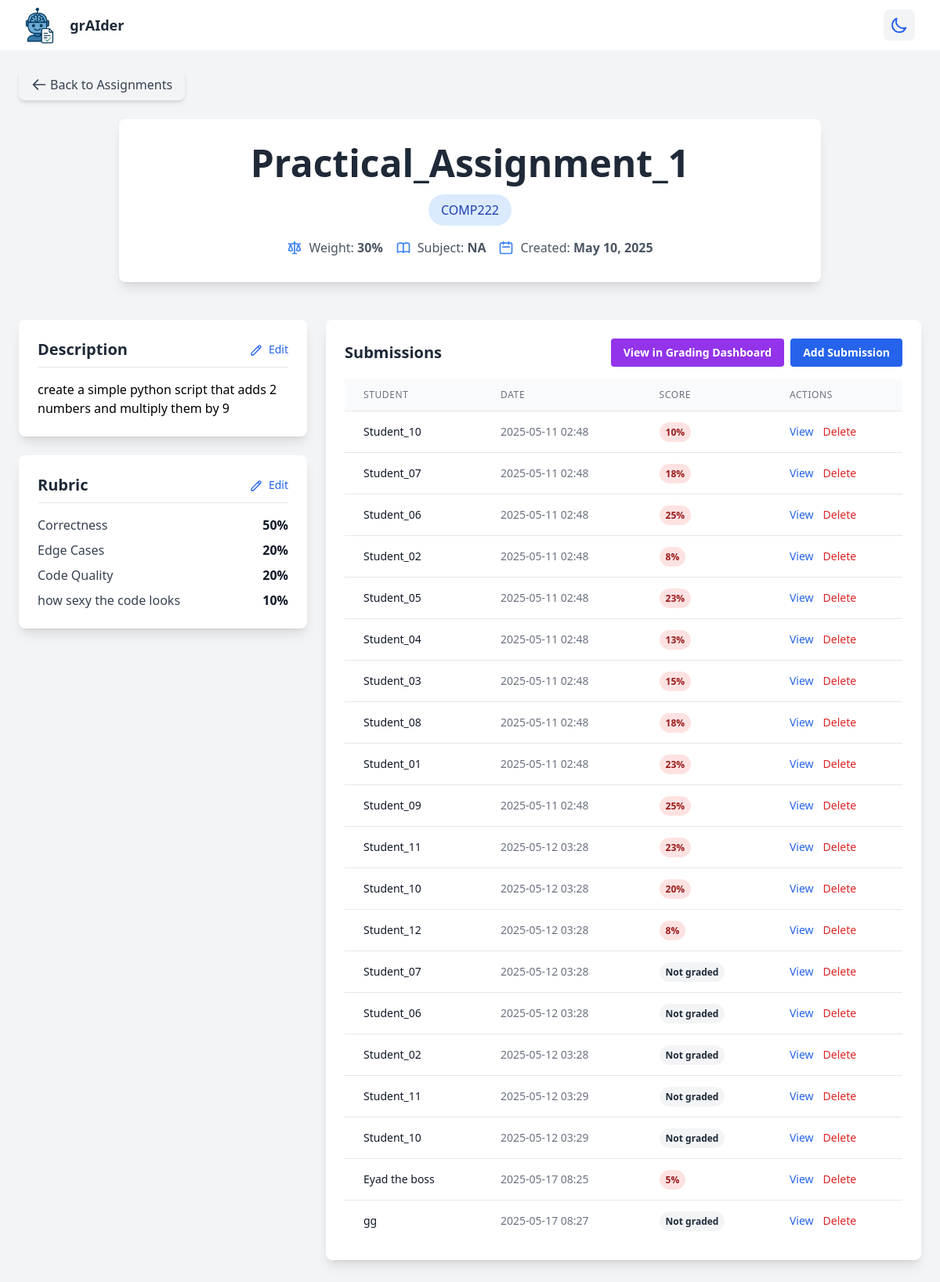
/assignment/1, run on the app's committed database.
### app.py (models this page shows, shortened)
class Assignment(db.Model):
    id = db.Column(db.Integer, primary_key=True)
    name = db.Column(db.String(100), nullable=False)
    description = db.Column(db.Text, nullable=False)
    course = db.Column(db.String(100))
    weight = db.Column(db.Integer, default=100)
    subject = db.Column(db.String(100))
    rubric = db.Column(db.JSON)
    created_at = db.Column(db.DateTime, default=datetime.datetime.utcnow)
    submissions = db.relationship('Submission', backref='assignment', lazy=True)

class Submission(db.Model):
    id = db.Column(db.Integer, primary_key=True)
    student_name = db.Column(db.String(100), nullable=False)
    student_id = db.Column(db.Integer, db.ForeignKey('student.id'), nullable=True)
    assignment_id = db.Column(db.Integer, db.ForeignKey('assignment.id'), nullable=False)
    content = db.Column(db.Text, nullable=False)
    file_path = db.Column(db.String(255), nullable=True)
    grading_breakdown = db.Column(db.JSON, nullable=True)
    submitted_at = db.Column(db.DateTime, default=datetime.datetime.utcnow)

### app.py (the view)
@app.route("/assignment/<int:assignment_id>")
def view_assignment(assignment_id):
    assignment = Assignment.query.get_or_404(assignment_id)
    submissions = Submission.query.filter_by(assignment_id=assignment_id).all()
    return render_template("assignment_detail.html", assignment=assignment, submissions=submissions)

### templates/assignment_detail.html (shortened to what this page needs)
{% extends "base.html" %}
{% block content %}
<div class="p-6 bg-gray-100 dark:bg-gray-900 min-h-screen">
  <div class="mb-6">
    <a href="{{ url_for('home') }}" class="inline-flex items-center bg-gray-100 hover:bg-gray-200 dark:bg-gray-700 dark:hover:bg-gray-600 text-gray-700 dark:text-gray-200 font-medium py-2 px-4 rounded-lg transition shadow-md">
      <svg class="w-5 h-5 mr-1" fill="none" stroke="currentColor" viewBox="0 0 24 24" xmlns="http://www.w3.org/2000/svg">
        <path stroke-linecap="round" stroke-linejoin="round" stroke-width="2" d="M10 19l-7-7m0 0l7-7m-7 7h18"></path>
      </svg>
      Back to Assignments
    </a>
  </div>
  <div class="mb-12 text-center bg-white dark:bg-gray-800 rounded-lg shadow-lg p-8 max-w-4xl mx-auto">
    <div class="flex flex-col items-center mb-4">
      <h1 class="text-4xl md:text-5xl font-bold text-gray-800 dark:text-white mb-4">{{ assignment.name }}</h1>
      {% if assignment.course %}
        <span class="bg-blue-100 dark:bg-blue-900 text-blue-800 dark:text-blue-200 px-4 py-2 rounded-full text-md font-medium">
          {{ assignment.course }}
        </span>
      {% endif %}
    </div>
    <div class="text-md text-gray-600 dark:text-gray-300 flex justify-center items-center space-x-4 mt-4">
      <div class="flex items-center">
        <span>Weight: <strong>{{ assignment.weight }}%</strong></span>
      </div>
      <div class="flex items-center">
        <span>Subject: <strong>{{ assignment.subject }}</strong></span>
      </div>
      <div class="flex items-center">
        <svg class="w-5 h-5 mr-2 text-blue-500" fill="none" stroke="currentColor" viewBox="0 0 24 24" xmlns="http://www.w3.org/2000/svg">
          <path stroke-linecap="round" stroke-linejoin="round" stroke-width="2" d="M8 7V3m8 4V3m-9 8h10M5 21h14a2 2 0 002-2V7a2 2 0 00-2-2H5a2 2 0 00-2 2v12a2 2 0 002 2z"></path>
        </svg>
        <span>Created: <strong>{{ assignment.created_at.strftime('%B %d, %Y') }}</strong></span>
      </div>
    </div>
  </div>
  <div class="grid grid-cols-1 lg:grid-cols-3 gap-6">
    <div class="lg:col-span-1">
      <div class="bg-white dark:bg-gray-800 rounded-lg shadow-lg p-6 mb-6">
        <div class="flex justify-between items-center mb-4 border-b pb-2">
          <h2 class="text-xl font-bold text-gray-800 dark:text-white">Description</h2>
          <button
            id="editDescriptionBtn"
            class="text-blue-600 hover:text-blue-700 dark:text-blue-400 dark:hover:text-blue-300 text-sm font-medium"
          >
            <svg class="w-4 h-4 inline-block mr-1" fill="none" stroke="currentColor" viewBox="0 0 24 24" xmlns="http://www.w3.org/2000/svg">
              <path stroke-linecap="round" stroke-linejoin="round" stroke-width="2" d="M15.232 5.232l3.536 3.536m-2.036-5.036a2.5 2.5 0 113.536 3.536L6.5 21.036H3v-3.572L16.732 3.732z"></path>
            </svg>
            Edit
          </button>
        </div>
        <div id="descriptionDisplay" class="prose dark:prose-invert max-w-none">
          {{ assignment.description|safe }}
        </div>
      </div>
      <div class="bg-white dark:bg-gray-800 rounded-lg shadow-lg p-6">
        <div class="flex justify-between items-center mb-4 border-b pb-2">
          <h2 class="text-xl font-bold text-gray-800 dark:text-white">Rubric</h2>
          <button
            id="editRubricBtn"
            class="text-blue-600 hover:text-blue-700 dark:text-blue-400 dark:hover:text-blue-300 text-sm font-medium"
            type="button"
          >
            <svg class="w-4 h-4 inline-block mr-1" fill="none" stroke="currentColor" viewBox="0 0 24 24" xmlns="http://www.w3.org/2000/svg">
              <path stroke-linecap="round" stroke-linejoin="round" stroke-width="2" d="M15.232 5.232l3.536 3.536m-2.036-5.036a2.5 2.5 0 113.536 3.536L6.5 21.036H3v-3.572L16.732 3.732z"></path>
            </svg>
            Edit
          </button>
        </div>
        <div id="rubricDisplay" class="{% if not assignment.rubric %}hidden{% endif %}">
          <ul class="space-y-2">
            {% for criterion, points in assignment.rubric.items() %}
              <li class="flex justify-between">
                <span class="text-gray-700 dark:text-gray-300">{{ criterion }}</span>
                <span class="font-semibold text-gray-900 dark:text-white">{{ points }}%</span>
              </li>
            {% endfor %}
          </ul>
        </div>
      </div>
    </div>
    <div class="lg:col-span-2">
      <div class="bg-white dark:bg-gray-800 rounded-lg shadow-lg p-6">
        <div class="flex justify-between items-center mb-4">
          <h2 class="text-xl font-bold text-gray-800 dark:text-white">Submissions</h2>
          <div class="flex space-x-2">
            <a href="{{ url_for('grading_dashboard') }}?assignment_id={{ assignment.id }}"
               class="bg-purple-600 hover:bg-purple-700 text-white text-sm font-semibold py-2 px-4 rounded transition">
              View in Grading Dashboard
            </a>
            <button
              class="bg-blue-600 hover:bg-blue-700 text-white text-sm font-semibold py-2 px-4 rounded transition"
              id="addSubmissionBtn">
              Add Submission
            </button>
          </div>
        </div>
        {% if submissions %}
          <div class="overflow-x-auto">
            <table class="min-w-full divide-y divide-gray-200 dark:divide-gray-700">
              <thead class="bg-gray-50 dark:bg-gray-700">
                <tr>
                  <th class="px-6 py-3 text-left text-xs font-medium text-gray-500 dark:text-gray-300 uppercase tracking-wider">Student</th>
                  <th class="px-6 py-3 text-left text-xs font-medium text-gray-500 dark:text-gray-300 uppercase tracking-wider">Date</th>
                  <th class="px-6 py-3 text-left text-xs font-medium text-gray-500 dark:text-gray-300 uppercase tracking-wider">Score</th>
                  <th class="px-6 py-3 text-left text-xs font-medium text-gray-500 dark:text-gray-300 uppercase tracking-wider">Actions</th>
                </tr>
              </thead>
              <tbody class="bg-white dark:bg-gray-800 divide-y divide-gray-200 dark:divide-gray-700">
                {% for submission in submissions %}
                  <tr class="hover:bg-gray-50 dark:hover:bg-gray-700">
                    <td class="px-6 py-4 whitespace-nowrap text-sm font-medium text-gray-900 dark:text-white">
                      {{ submission.student_name }}
                    </td>
                    <td class="px-6 py-4 whitespace-nowrap text-sm text-gray-500 dark:text-gray-300">
                      {{ submission.submitted_at.strftime('%Y-%m-%d %H:%M') }}
                    </td>
                    <td class="px-6 py-4 whitespace-nowrap text-sm text-gray-500 dark:text-gray-300">
                      {% if submission.grading_breakdown %}
                        {% set total_score = submission.grading_breakdown.get('scores', {}).get('total', submission.grading_breakdown.get('total', 0)) %}
                        <span class="px-2 py-1 text-xs font-semibold rounded-full
                          {% if total_score >= 70 %}
                            bg-green-100 dark:bg-green-800 text-green-800 dark:text-green-100
                          {% elif total_score >= 50 %}
                            bg-yellow-100 dark:bg-yellow-800 text-yellow-800 dark:text-yellow-100
                          {% else %}
                            bg-red-100 dark:bg-red-800 text-red-800 dark:text-red-100
                          {% endif %}
                        ">
                          {{ total_score }}%
                        </span>
                      {% else %}
                        <span class="px-2 py-1 text-xs font-semibold rounded-full bg-gray-100 dark:bg-gray-600 text-gray-800 dark:text-gray-100">
                          Not graded
                        </span>
                      {% endif %}
                    </td>
                    <td class="px-6 py-4 whitespace-nowrap text-sm text-gray-500 dark:text-gray-300">
                      <div class="flex space-x-3">
                        <button
                          class="text-blue-600 hover:text-blue-900 dark:text-blue-400 dark:hover:text-blue-300"
                          onclick="viewSubmission('{{ submission.id }}')">
                          View
                        </button>
                        <button
                          class="text-red-600 hover:text-red-900 dark:text-red-400 dark:hover:text-red-300"
                          onclick="deleteSubmission('{{ submission.id }}')">
                          Delete
                        </button>
                      </div>
                    </td>
                  </tr>
                {% endfor %}
              </tbody>
            </table>
          </div>
        {% endif %}
      </div>
    </div>
  </div>
</div>
{% endblock %}

### templates/base.html (shortened to what this page needs)
<!DOCTYPE html>
<html lang="en" class="transition-colors duration-300">
<head>
    <script src="https://cdn.tailwindcss.com"></script>
    </head>
<body class="bg-gray-200 dark:bg-gray-900 text-black dark:text-white">
    <nav class="bg-white dark:bg-gray-800 shadow-md">
      <div class="max-w-7xl mx-auto px-4 sm:px-6 lg:px-8">
        <div class="flex justify-between h-16">
          <div class="flex items-center">
            <a href="/" class="flex-shrink-0 flex items-center">
              <img src="{{ url_for('static', filename='images/logo.png') }}" alt="grAIder logo" class="h-12 w-auto mr-2">
              <span class="text-lg font-semibold text-gray-800 dark:text-white hover:bg-gray-100  rounded-md px-3 py-2">grAIder</span>
            </a>
          </div>
          <div class="flex items-center">
            <button id="darkModeToggle" class="p-2 rounded-lg bg-gray-100 dark:bg-gray-700 hover:bg-gray-200 dark:hover:bg-gray-600 transition-colors duration-200">
              <svg class="w-6 h-6 dark:hidden text-blue-600" fill="none" stroke="currentColor" viewBox="0 0 24 24" xmlns="http://www.w3.org/2000/svg">
                <path stroke-linecap="round" stroke-linejoin="round" stroke-width="2" d="M20.354 15.354A9 9 0 018.646 3.646 9.003 9.003 0 0012 21a9.003 9.003 0 008.354-5.646z"></path>
              </svg>
            </button>
          </div>
        </div>
      </div>
    </nav>
    <main>
      {% block content %}{% endblock %}
    </main>
</body>
</html>

### data on the page
Assignment: name "Practical_Assignment_1", course "COMP222", weight "30", subject "NA", created_at "May 10, 2025", description "create a simple python script that adds 2 numbers and multiply them by 9"
Submission: student_name "Student_10", submitted_at "2025-05-11 02:48", total_score "10"
Submission: student_name "Student_07", submitted_at "2025-05-11 02:48", total_score "18"
Submission: student_name "Student_06", submitted_at "2025-05-11 02:48", total_score "25"
Submission: student_name "Student_02", submitted_at "2025-05-11 02:48", total_score "8"
Submission: student_name "Student_05", submitted_at "2025-05-11 02:48", total_score "23"
Submission: student_name "Student_04", submitted_at "2025-05-11 02:48", total_score "13"
Submission: student_name "Student_03", submitted_at "2025-05-11 02:48", total_score "15"
Submission: student_name "Student_08", submitted_at "2025-05-11 02:48", total_score "18"
Submission: student_name "Student_01", submitted_at "2025-05-11 02:48", total_score "23"
Submission: student_name "Student_09", submitted_at "2025-05-11 02:48", total_score "25"
Submission: student_name "Student_11", submitted_at "2025-05-12 03:28", total_score "23"
Submission: student_name "Student_10", submitted_at "2025-05-12 03:28", total_score "20"
Submission: student_name "Student_12", submitted_at "2025-05-12 03:28", total_score "8"
Submission: student_name "Student_07", submitted_at "2025-05-12 03:28", shows "Not graded"
Submission: student_name "Student_06", submitted_at "2025-05-12 03:28", shows "Not graded"
Submission: student_name "Student_02", submitted_at "2025-05-12 03:28", shows "Not graded"
Submission: student_name "Student_11", submitted_at "2025-05-12 03:29", shows "Not graded"
Submission: student_name "Student_10", submitted_at "2025-05-12 03:29", shows "Not graded"
Submission: student_name "Eyad the boss", submitted_at "2025-05-17 08:25", total_score "5"
Submission: student_name "gg", submitted_at "2025-05-17 08:27", shows "Not graded"

### other printed values
{{ criterion }} "Correctness" "Edge Cases" "Code Quality" "how sexy the code looks"
{{ points }} "50" "20" "20" "10"
